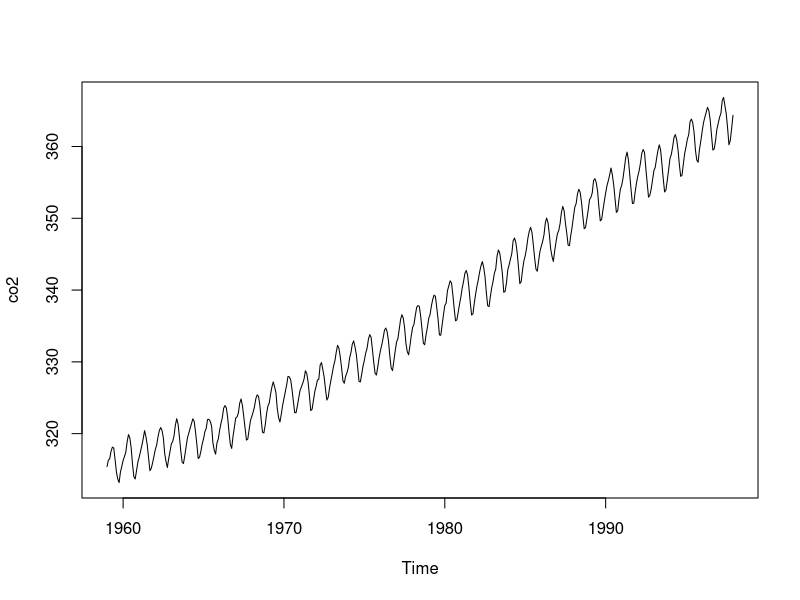
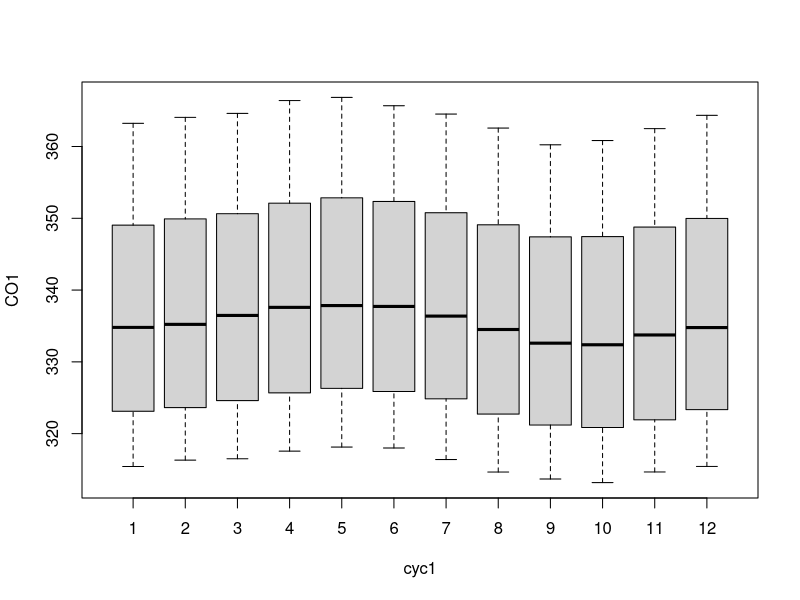
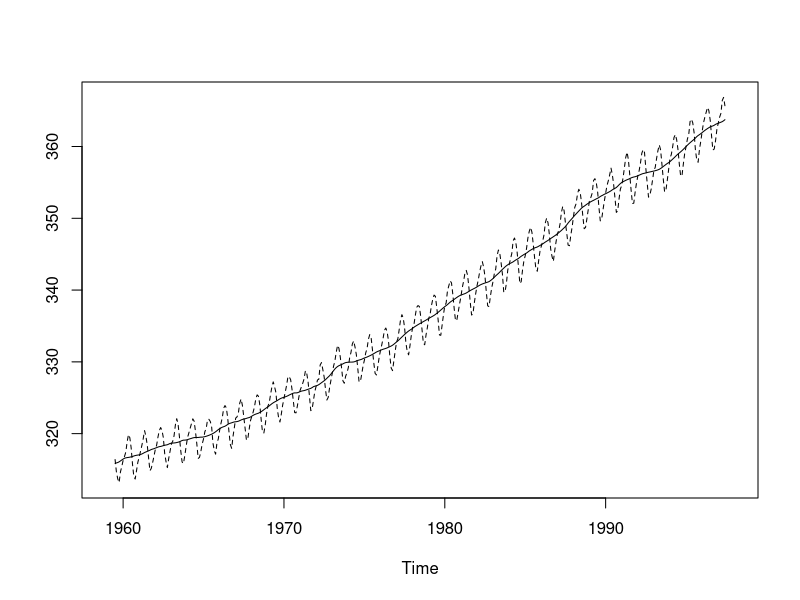
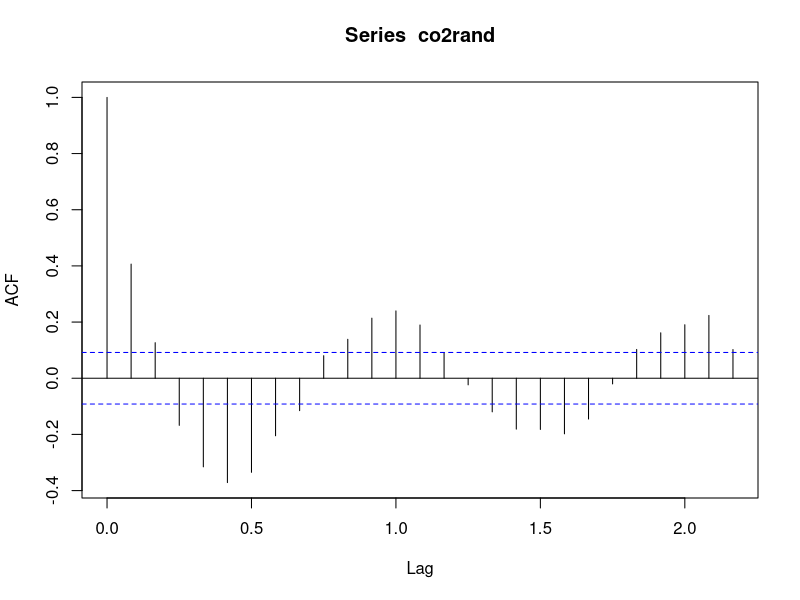
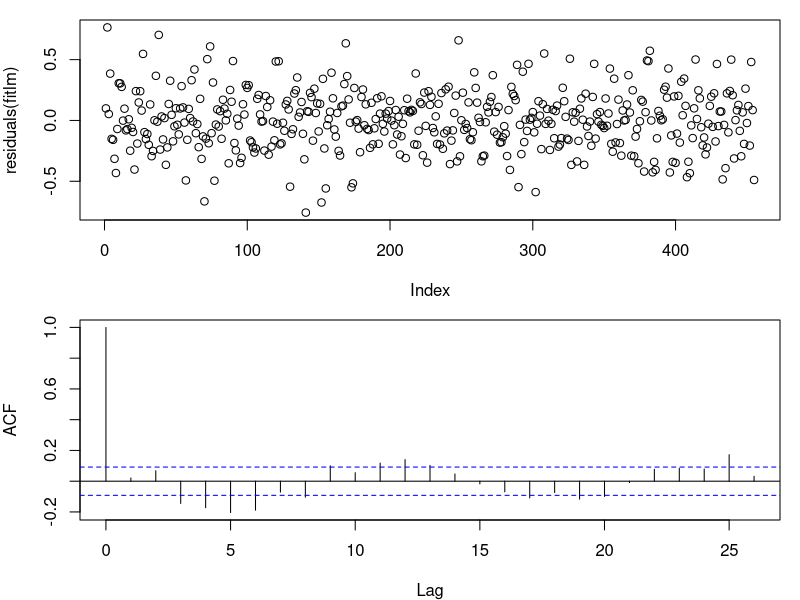
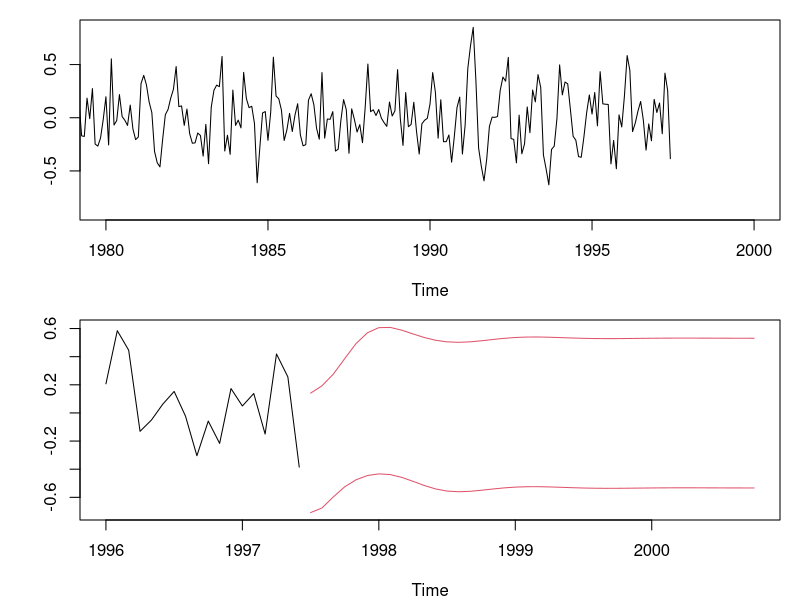

Generate these figures, in order, with R:
## ---- chunk 1
knitr::opts_chunk$set(eval = TRUE)
## ---- chunk 2
plot(co2)
## ---- chunk 3
CO1 <-ts(co2, start=1959, frequency = 12) 
CO1
## ---- chunk 4
cyc1 <- cycle(CO1)
cyc1
cyc <- factor(cyc1, labels = month.abb)
boxplot(CO1 ~ cyc1)
## ---- chunk 5
CO1_decomp <- decompose(CO1)
CO1_trend <- CO1_decomp$trend
CO1_no_trend <- co2 - CO1_trend
ts.plot(CO1_trend, CO1_no_trend+CO1_trend,lty = c(1,2))
## ---- chunk 6
co2rand <- na.omit(CO1_decomp$random)
acf(co2rand)
## ---- chunk 7
n <- length(co2rand)
y <- co2rand[2:n]
x <- co2rand[1:(n-1)]
fitlm <- lm(y ~ x - 1)
summary(fitlm)
## ---- chunk 8
xn_1<- 0.40841* co2rand[n]
xn_1
## ---- chunk 9
xn_10<- 0.40841^10* co2rand[n]
xn_10
## ---- chunk 10
residuals(fitlm)
par(mfrow = c(2,1), mar = c(4,4,1,1))
plot(residuals(fitlm))
acf(residuals(fitlm))
## ---- chunk 11
n <- length(co2rand)
x <- co2rand[3:n]
x1 <- co2rand[2:(n-1)]
x2 <- co2rand[1:(n-2)]
fitlm1 <- lm(x ~ x1 +x2 - 1)
summary(fitlm1)
## ---- chunk 12
ar1 <- arima(co2rand, order= c(1,0,0))
ar2 <- arima(co2rand, order= c(2,0,0))
ma1 <- arima(co2rand, order= c(0,0,1))
ma2 <- arima(co2rand, order= c(0,0,2))
arma11 <- arima(co2rand, order= c(1,0,1))
arma12 <- arima(co2rand, order= c(1,0,2))
arma21 <- arima(co2rand, order= c(2,0,1))
arma22 <- arima(co2rand, order= c(2,0,2))
AIC(ar1,ar2,ma1,ma2,arma11,arma12,arma21,arma22)
## ---- chunk 13
arma22
## ---- chunk 14
confint(arma22)
## ---- chunk 15
pred12 <- predict(arma22, n.ahead =  40)
pred12
## ---- chunk 16
pred1 <- predict(arma22, n.ahead = 1)
lower1 <- pred1$pred-2*pred1$se
upper1 <- pred1$pred+2*pred1$se
ts.plot(co2rand, pred1$pred, lower1, upper1, lty = c(1,2,3,3), xlim=c(1980,2000))
## ---- chunk 17
posint <- mean(co2rand)+2*sd(co2rand)*sqrt(1+1/n)
posint
negint <- mean(co2rand)-2*sd(co2rand)*sqrt(1+1/n)
negint
pred12
## ---- chunk 18
ts.plot(window(co2rand,start=1996),pred12$pred-2*pred12$se,pred12$pred+2*pred12$se,col=c(1,2,2))
